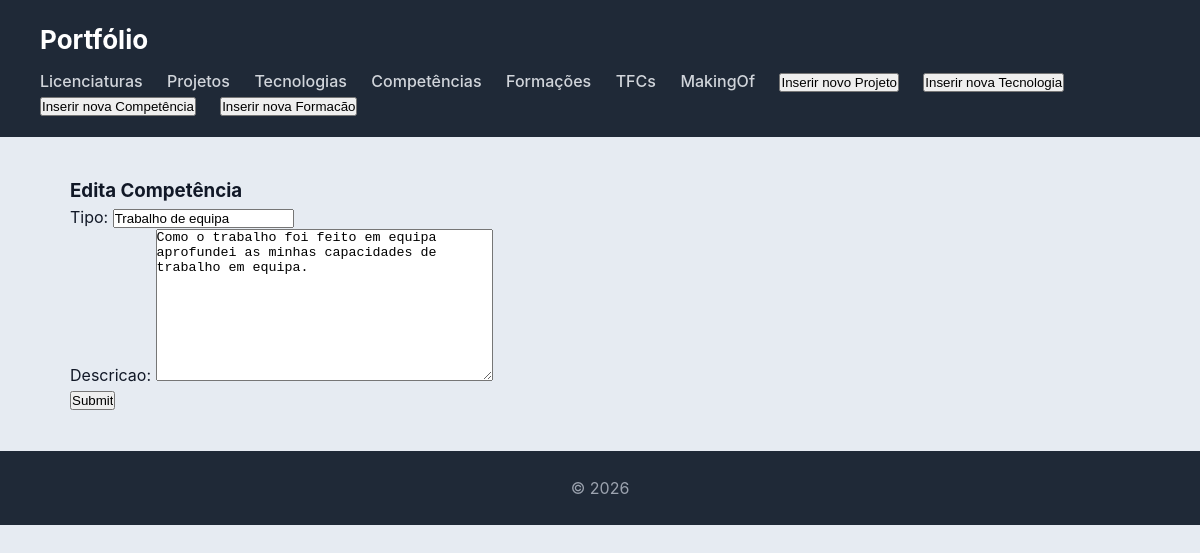
Page /portfolio/competencia/2/edita on the committed database.
### portfolio/models.py (models this page shows, shortened)
class Competencia(models.Model):
    tipo = models.CharField(max_length=100)
    descricao = models.TextField()

### portfolio/views.py (the view)
# urls.py: path("competencia/<int:competencia_id>/edita", views.edita_competencia_view, name="edita_competencia"),
def edita_competencia_view(request, competencia_id):
    competencia = Competencia.objects.get(id=competencia_id)
    if request.POST:
        form = CompetenciaForm(request.POST or None, request.FILES, instance=competencia)
        if form.is_valid():
            form.save()
            return redirect("competencias")
    else:
        form = CompetenciaForm(instance=competencia)
    context = {"form":form, "competencia":competencia}
    return render(request, "portfolio/edita_competencia.html", context)

### portfolio/forms.py
class CompetenciaForm(forms.ModelForm):
    class Meta:
        model = Competencia
        fields = "__all__"

### portfolio/templates/portfolio/edita_competencia.html (shortened to what this page needs)
{% extends 'portfolio/base.html' %}
{% block content %}
    <h3>Edita Competência</h3>
    <form action="{% url 'edita_competencia' competencia.id %}" method="post" enctype='multipart/form-data'>
      {{ form.as_p }}
      <input type="submit">
    </form>
{% endblock %}

### portfolio/static/portfolio/styles.css (style rules this page uses)
* { box-sizing: border-box; margin: 0; padding: 0; }
body { font-family: "Inter", "Segoe UI", system-ui, -apple-system, sans-serif; background: #e6ebf2; color: #111827; line-height: 1.5; }

### rows in the picture
Competencia: tipo "Trabalho de equipa", descricao "Como o trabalho foi feito em equipa aprofundei as minhas capacidades de trabalho em equipa."
